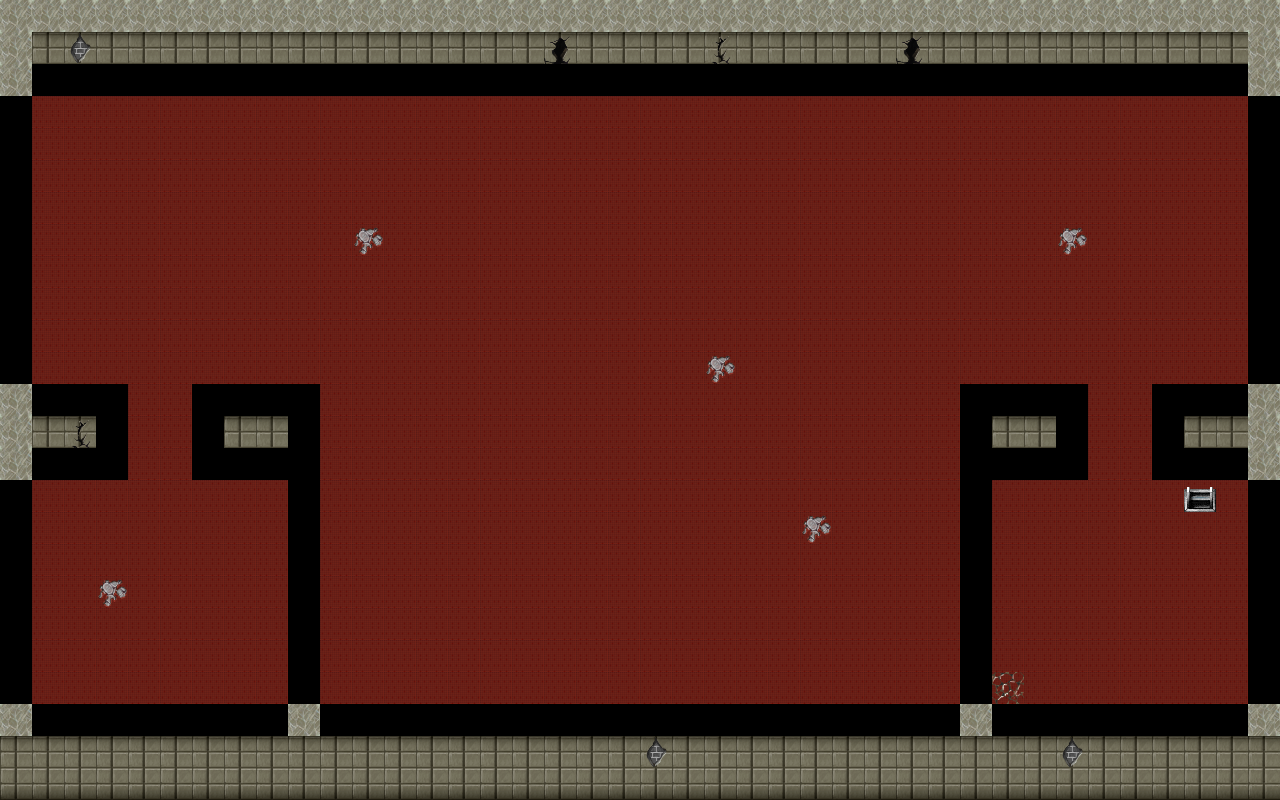

Tiled map render using the project's own tile images. Description and the map definition, with tile-layer contents summarised, below:
An orthogonal 40x25 tile map with 32x32 px tiles, 3 tile layers (Layer1, PlayerLayer, CollisionLayer).

<map version="1.0" orientation="orthogonal" width="40" height="25" tilewidth="32" tileheight="32">
 <tileset firstgid="1" name="TileSets" tilewidth="32" tileheight="32">
  <image source="../Tiles/TileSets.png" width="1024" height="2016" />
 </tileset>
 <layer name="Layer1" width="40" height="25">
  <data>[1000 cells, 1000 non-empty, 5 distinct tile ids]</data>
 </layer>
 <layer name="PlayerLayer" width="40" height="25">
  <data>[1000 cells, 16 non-empty, 8 distinct tile ids]</data>
 </layer>
 <layer name="CollisionLayer" width="40" height="25">
  <data>[1000 cells, 154 non-empty, 1 distinct tile ids]</data>
 </layer>
</map>
